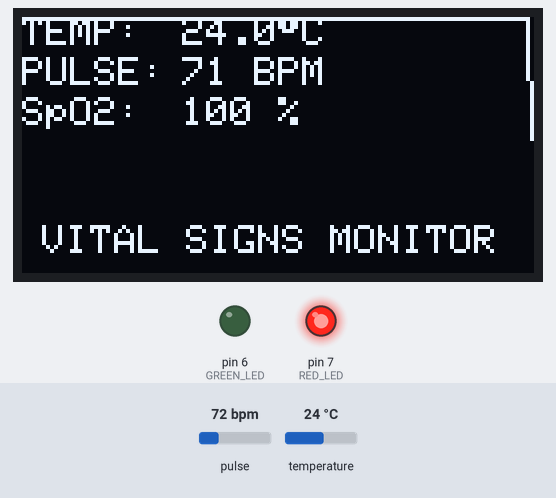
Simulated run of this sketch. Board: Arduino Uno, built with avr-gcc and run on an emulated ATmega328P. Shown: 128×64 one-colour display, output pins drawn as LEDs (lit = HIGH). The inputs (shaded band) are chosen by the test bench; at power-on: pulse 72 bpm, temperature 24 °C. Random numbers use the default seed unless the sketch sets one; what the sketch prints to the serial monitor is not drawn.

Above: at 1.4 s.
1.5 s: pulse set to 42 bpm
At 2.5 s:
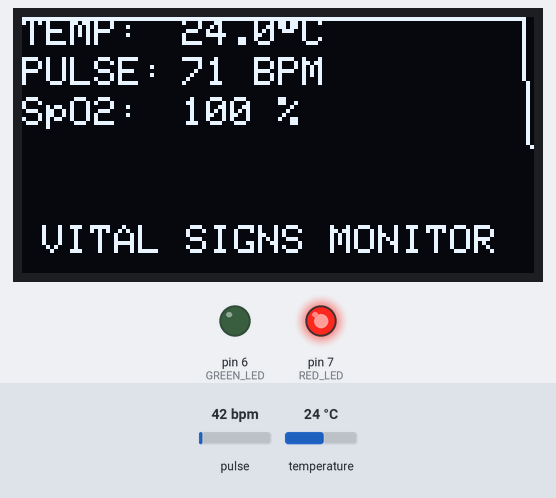
5.4 s: temperature set to 12 °C
At 6.1 s:
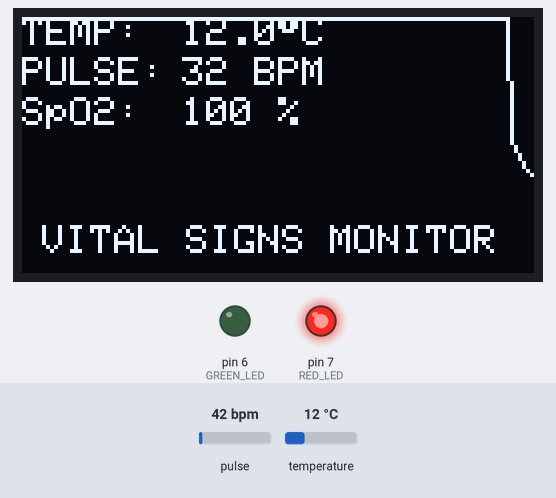
7.8 s: pulse set to 70 bpm
At 9.8 s:
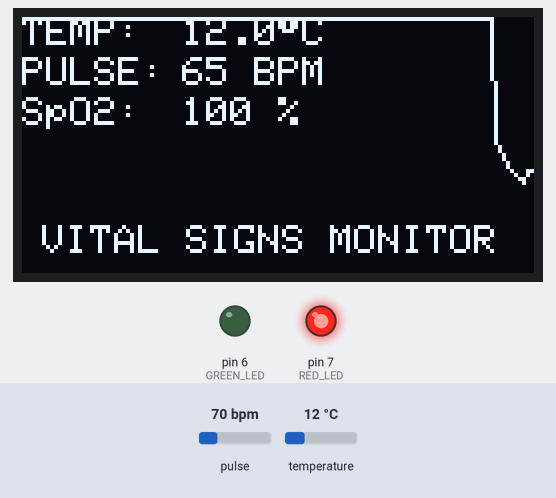
11.5 s: temperature set to 19 °C
At 12.5 s:
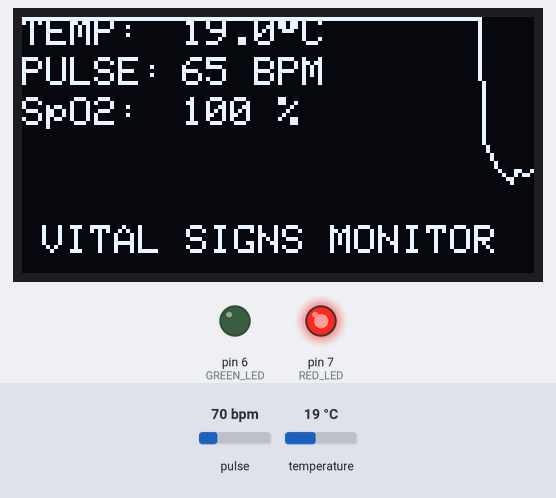
14.2 s: pulse set to 59 bpm
At 16.2 s:
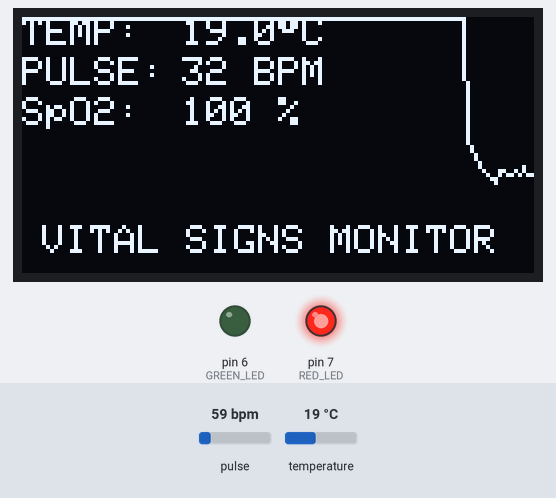
17.9 s: temperature set to 28 °C
At 19.0 s:
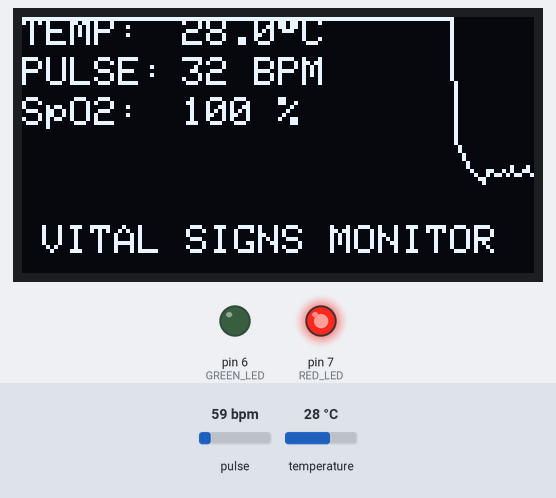
Timing chart, 0 to 20.9 s (numbered marks = the images above; inputs shaded):
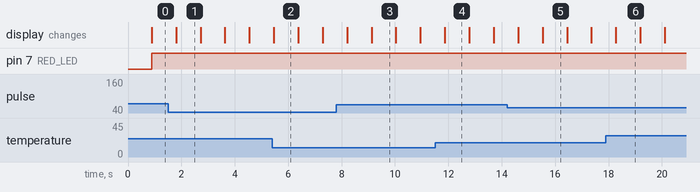

Measured:
- what the display in image 1 shows lasts 0.9 s, from 1.8 s to 2.7 s

The sketch:

check_vitals.ino
```cpp
#include <Wire.h>
#include "MAX30105.h"
#include "heartRate.h"
#include <Adafruit_GFX.h>
#include <Adafruit_SSD1306.h>
#include <OneWire.h>
#include <DallasTemperature.h>

#define SCREEN_WIDTH 128
#define SCREEN_HEIGHT 64
#define OLED_RESET -1
#define GRAPH_Y 38
#define GRAPH_HEIGHT 20

#define ONE_WIRE_BUS 2
#define GREEN_LED 6
#define RED_LED 7

MAX30105 particleSensor;
OneWire oneWire(ONE_WIRE_BUS);
DallasTemperature sensors(&oneWire);
Adafruit_SSD1306 display(SCREEN_WIDTH, SCREEN_HEIGHT, &Wire, OLED_RESET);

int waveform[SCREEN_WIDTH];
int frame = 0;

float temperature = 0;
int pulse = 0;
int spo2 = 0;

void setup() {
  Serial.begin(115200); // Data sent to Raspberry Pi
  Wire.begin();

  // OLED
  if (!display.begin(SSD1306_SWITCHCAPVCC, 0x3C)) {
    Serial.println(F("SSD1306 init failed"));
    while (1);
  }

  display.clearDisplay();
  display.display();

  // DS18B20
  sensors.begin();

  // MAX30102
  if (!particleSensor.begin(Wire, I2C_SPEED_STANDARD)) {
    Serial.println("MAX30102 not found. Check wiring.");
    while (1);
  }
  particleSensor.setup();
  particleSensor.setPulseAmplitudeRed(0x0A); // turn Red LED to low
  particleSensor.setPulseAmplitudeIR(0x1F);  // turn IR LED to medium

  // LED Indicators
  pinMode(GREEN_LED, OUTPUT);
  pinMode(RED_LED, OUTPUT);
}

void loop() {
  // Read temperature
  sensors.requestTemperatures();
  temperature = sensors.getTempCByIndex(0);

  // Read pulse
  long irValue = particleSensor.getIR();
  if (checkForBeat(irValue)) {
    static unsigned long lastBeat = 0;
    unsigned long now = millis();
    int beatInterval = now - lastBeat;
    lastBeat = now;
    pulse = 60000 / beatInterval;
  }

  // SpO2 (approximate, not medical-grade)
  spo2 = map(irValue, 50000, 100000, 95, 100);
  spo2 = constrain(spo2, 90, 100);

  // Update display + waveform
  updateWaveform();
  drawDisplay();

  // Send to Raspberry Pi
  Serial.print("TEMP:");
  Serial.print(temperature, 1);
  Serial.print(",PULSE:");
  Serial.print(pulse);
  Serial.print(",SpO2:");
  Serial.println(spo2);

  // Health Check Logic
  bool isTempHealthy = (temperature >= 36.0 && temperature <= 37.5);
  bool isPulseHealthy = (pulse >= 60 && pulse <= 100);
  bool isSpO2Healthy = (spo2 >= 95);

  if (isTempHealthy && isPulseHealthy && isSpO2Healthy) {
    digitalWrite(GREEN_LED, HIGH);
    digitalWrite(RED_LED, LOW);
  } else {
    digitalWrite(GREEN_LED, LOW);
    digitalWrite(RED_LED, HIGH);
  }

  delay(100); // match Raspberry Pi read timing
}

void updateWaveform() {
  for (int i = 0; i < SCREEN_WIDTH - 1; i++) {
    waveform[i] = waveform[i + 1];
  }

  int y;
  if (frame % 20 < 4) {
    y = GRAPH_Y - 8 + frame % 4 * 2;
  } else if (frame % 20 < 8) {
    y = GRAPH_Y + (frame % 4);
  } else {
    y = GRAPH_Y + random(-1, 2);
  }
  waveform[SCREEN_WIDTH - 1] = y;
  frame++;
}

void drawDisplay() {
  display.clearDisplay();
  display.setTextSize(1);
  display.setTextColor(SSD1306_WHITE);

  display.setCursor(0, 0);
  display.print("TEMP:");
  display.setCursor(40, 0);
  display.print(temperature, 1);
  display.print((char)247);
  display.print("C");

  display.setCursor(0, 10);
  display.print("PULSE:");
  display.setCursor(40, 10);
  display.print(pulse);
  display.print(" BPM");

  display.setCursor(0, 20);
  display.print("SpO2:");
  display.setCursor(40, 20);
  display.print(spo2);
  display.print(" %");

  for (int i = 1; i < SCREEN_WIDTH; i++) {
    display.drawLine(i - 1, waveform[i - 1], i, waveform[i], SSD1306_WHITE);
  }

  display.setCursor(5, 52);
  display.print("VITAL SIGNS MONITOR");
  display.display();
}
```
